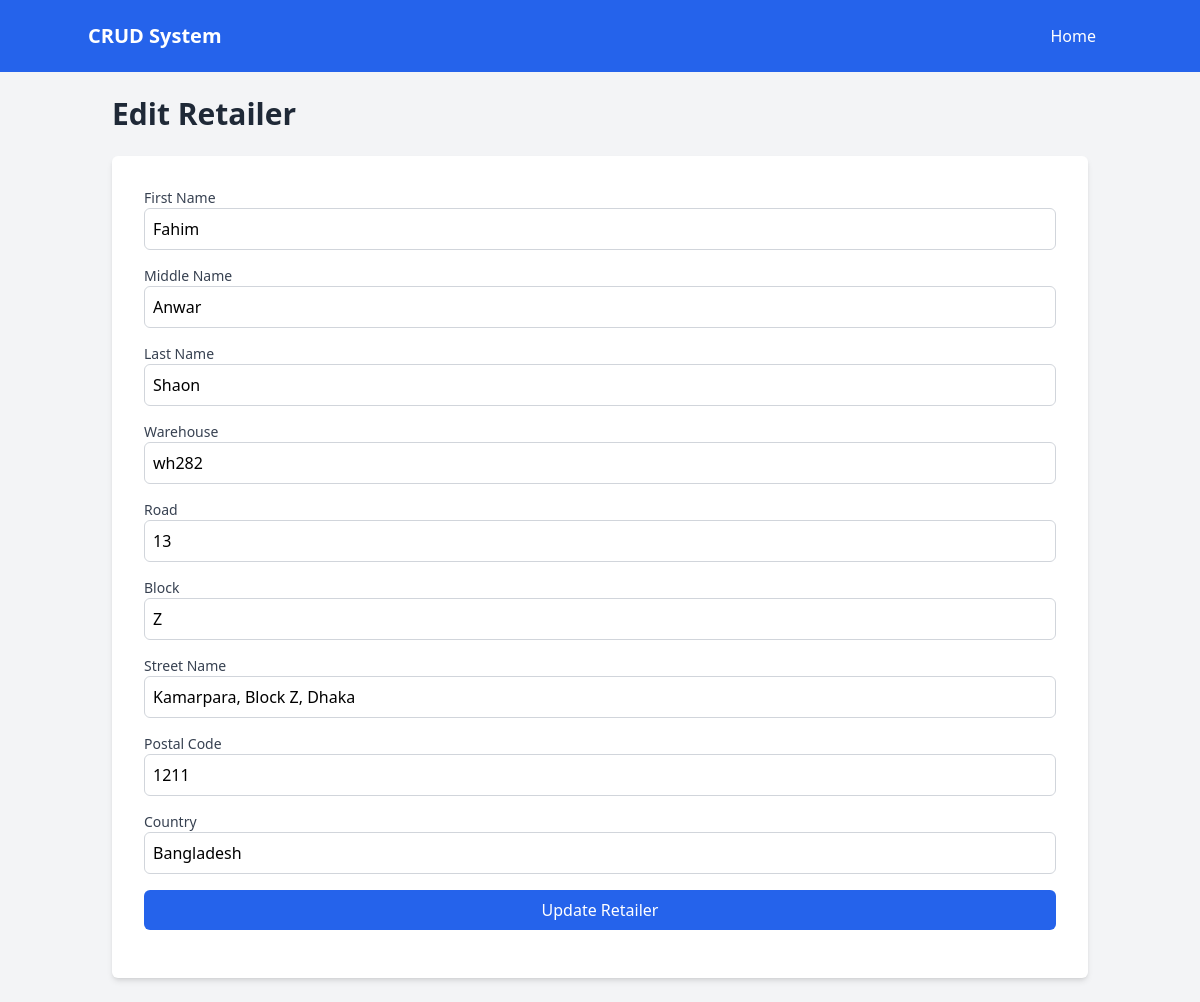
Screenshot of /edituser.php?id=1 with the database file from the repository.
### tables this page shows
CREATE TABLE `retailers` (
  `retailer_id` int(11) NOT NULL,
  `first_name` varchar(100) NOT NULL,
  `middle_name` varchar(100) DEFAULT NULL,
  `last_name` varchar(100) NOT NULL,
  `warehouse` varchar(255) NOT NULL,
  `road` varchar(255) NOT NULL,
  `block` varchar(255) NOT NULL,
  `street_name` varchar(255) NOT NULL,
  `postal_code` varchar(20) NOT NULL,
  `country` varchar(100) NOT NULL
);

### edituser.php (the view, shortened to what this page needs)
<?php
include 'config.php';
if (isset($_GET['id'])) {
    $retailer_id = $_GET['id'];
    $sql = "SELECT * FROM retailers WHERE retailer_id = '$retailer_id'";
    $result = mysqli_query($conn, $sql);
    $row = mysqli_fetch_assoc($result);
}
?>
<!DOCTYPE html>
<html lang="en">
<head>
    <script src="https://cdn.tailwindcss.com"></script>
</head>
<body class="bg-gray-100 font-sans leading-normal tracking-normal">
    <nav class="bg-blue-600 p-4">
        <div class="container mx-auto flex justify-between items-center">
            <a href="index.php" class="text-white text-xl font-bold">CRUD System</a>
            <a href="index.php" class="text-white px-4 py-2">Home</a>
        </div>
    </nav>
    <div class="container mx-auto p-6">
        <h1 class="text-3xl font-bold text-gray-800 mb-6">Edit Retailer</h1>
        <form action="edituser.php" method="POST" class="bg-white p-8 rounded-md shadow-md">
            <div class="mb-4">
                <label for="first_name" class="block text-sm font-medium text-gray-700">First Name</label>
                <input type="text" id="first_name" name="first_name" class="w-full p-2 border border-gray-300 rounded-md" value="<?= $row['first_name']; ?>" required>
            </div>
            <div class="mb-4">
                <label for="middle_name" class="block text-sm font-medium text-gray-700">Middle Name</label>
                <input type="text" id="middle_name" name="middle_name" class="w-full p-2 border border-gray-300 rounded-md" value="<?= $row['middle_name']; ?>">
            </div>
            <div class="mb-4">
                <label for="last_name" class="block text-sm font-medium text-gray-700">Last Name</label>
                <input type="text" id="last_name" name="last_name" class="w-full p-2 border border-gray-300 rounded-md" value="<?= $row['last_name']; ?>" required>
            </div>
            <div class="mb-4">
                <label for="warehouse" class="block text-sm font-medium text-gray-700">Warehouse</label>
                <input type="text" id="warehouse" name="warehouse" class="w-full p-2 border border-gray-300 rounded-md" value="<?= $row['warehouse']; ?>" required>
            </div>
            <div class="mb-4">
                <label for="road" class="block text-sm font-medium text-gray-700">Road</label>
                <input type="text" id="road" name="road" class="w-full p-2 border border-gray-300 rounded-md" value="<?= $row['road']; ?>" required>
            </div>
            <div class="mb-4">
                <label for="block" class="block text-sm font-medium text-gray-700">Block</label>
                <input type="text" id="block" name="block" class="w-full p-2 border border-gray-300 rounded-md" value="<?= $row['block']; ?>" required>
            </div>
            <div class="mb-4">
                <label for="street_name" class="block text-sm font-medium text-gray-700">Street Name</label>
                <input type="text" id="street_name" name="street_name" class="w-full p-2 border border-gray-300 rounded-md" value="<?= $row['street_name']; ?>" required>
            </div>
            <div class="mb-4">
                <label for="postal_code" class="block text-sm font-medium text-gray-700">Postal Code</label>
                <input type="text" id="postal_code" name="postal_code" class="w-full p-2 border border-gray-300 rounded-md" value="<?= $row['postal_code']; ?>" required>
            </div>
            <div class="mb-4">
                <label for="country" class="block text-sm font-medium text-gray-700">Country</label>
                <input type="text" id="country" name="country" class="w-full p-2 border border-gray-300 rounded-md" value="<?= $row['country']; ?>" required>
            </div>
            <div class="mb-4">
                <button type="submit" class="w-full bg-blue-600 text-white p-2 rounded-md">Update Retailer</button>
            </div>
        </form>
    </div>
</body>
</html>

### rows the page displays
retailers: first_name "Fahim", middle_name "Anwar", last_name "Shaon", warehouse "wh282", road "13", block "Z", street_name "Kamarpara, Block Z, Dhaka", postal_code "1211", country "Bangladesh"
